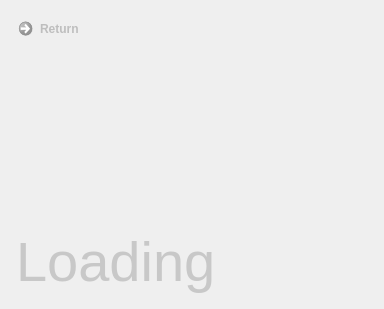
<?xml version="1.0" encoding="UTF-8"?>
<ui version="4.0">
 <class>LoadingView</class>
 <widget class="QWidget" name="LoadingView">
  <property name="geometry">
   <rect>
    <x>0</x>
    <y>0</y>
    <width>384</width>
    <height>309</height>
   </rect>
  </property>
  <property name="windowTitle">
   <string>Form</string>
  </property>
  <layout class="QHBoxLayout" name="horizontalLayout_2">
   <item>
    <layout class="QVBoxLayout" name="verticalLayout_2">
     <item>
      <layout class="QHBoxLayout" name="horizontalLayout">
       <item>
        <widget class="QCommandLinkButton" name="returnBtn">
         <property name="enabled">
          <bool>false</bool>
         </property>
         <property name="text">
          <string>Return</string>
         </property>
         <property name="icon">
          <iconset resource="../../../Engine/EResources.qrc">
           <normaloff>:/images/home</normaloff>:/images/home</iconset>
         </property>
         <property name="iconSize">
          <size>
           <width>20</width>
           <height>20</height>
          </size>
         </property>
         <property name="autoExclusive">
          <bool>false</bool>
         </property>
         <property name="autoDefault">
          <bool>false</bool>
         </property>
         <property name="default">
          <bool>false</bool>
         </property>
        </widget>
       </item>
       <item>
        <spacer name="horizontalSpacer">
         <property name="orientation">
          <enum>Qt::Horizontal</enum>
         </property>
         <property name="sizeHint" stdset="0">
          <size>
           <width>40</width>
           <height>20</height>
          </size>
         </property>
        </spacer>
       </item>
      </layout>
     </item>
     <item>
      <spacer name="verticalSpacer">
       <property name="orientation">
        <enum>Qt::Vertical</enum>
       </property>
       <property name="sizeHint" stdset="0">
        <size>
         <width>20</width>
         <height>20</height>
        </size>
       </property>
      </spacer>
     </item>
     <item>
      <widget class="QLabel" name="errorLabel">
       <property name="minimumSize">
        <size>
         <width>200</width>
         <height>70</height>
        </size>
       </property>
       <property name="font">
        <font>
         <family>Arial</family>
         <pointsize>10</pointsize>
         <italic>true</italic>
        </font>
       </property>
       <property name="styleSheet">
        <string notr="true">color:rgb(158, 162, 153)</string>
       </property>
       <property name="text">
        <string/>
       </property>
       <property name="alignment">
        <set>Qt::AlignHCenter|Qt::AlignTop</set>
       </property>
       <property name="wordWrap">
        <bool>true</bool>
       </property>
      </widget>
     </item>
     <item>
      <layout class="QVBoxLayout" name="verticalLayout">
       <item>
        <widget class="QLabel" name="loadingLb">
         <property name="minimumSize">
          <size>
           <width>0</width>
           <height>50</height>
          </size>
         </property>
         <property name="font">
          <font>
           <family>Arial</family>
           <pointsize>42</pointsize>
          </font>
         </property>
         <property name="styleSheet">
          <string notr="true">color: rgb(200, 200, 200);</string>
         </property>
         <property name="frameShape">
          <enum>QFrame::NoFrame</enum>
         </property>
         <property name="frameShadow">
          <enum>QFrame::Plain</enum>
         </property>
         <property name="text">
          <string>Loading</string>
         </property>
         <property name="alignment">
          <set>Qt::AlignBottom|Qt::AlignLeading|Qt::AlignLeft</set>
         </property>
         <property name="margin">
          <number>0</number>
         </property>
         <property name="indent">
          <number>5</number>
         </property>
        </widget>
       </item>
      </layout>
     </item>
    </layout>
   </item>
  </layout>
 </widget>
 <resources>
  <include location="../../../Engine/EResources.qrc"/>
 </resources>
 <connections/>
</ui>
